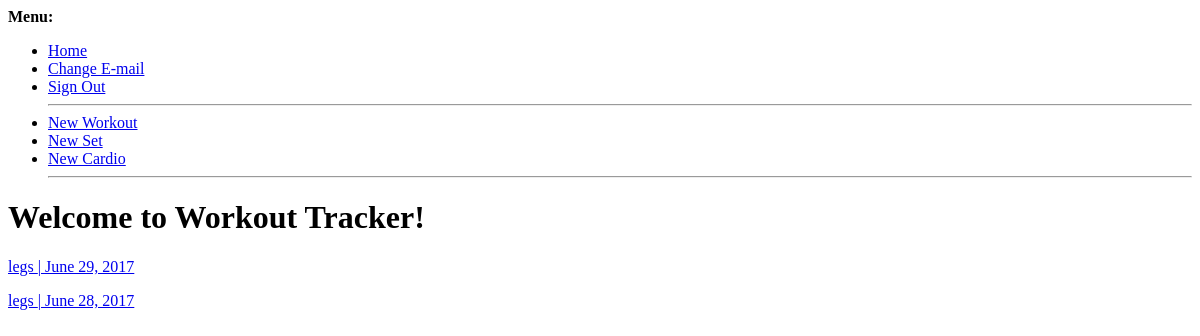
Before: / (signed in) with the older database file.
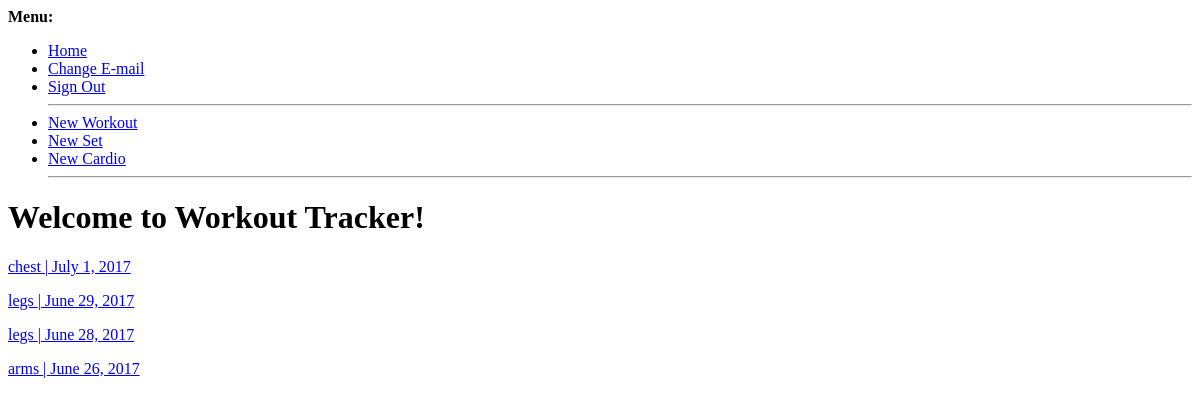
After: the same page with the newer database file.
### Fitness/models.py (models this page shows, shortened)
class Workout(models.Model):
	user = models.ForeignKey(User)
	date = models.DateField(default=timezone.now)
	theme = models.CharField(max_length=30, choices=BODY_PART_CHOICES, null=True, blank=True)
	notes = models.TextField(null=True, blank=True)
	class Meta:
		ordering = ['-date']

### Fitness/views.py (the view)
# urls.py: url(r'^$', home, name='home'),
def home(request):
	if not request.user.is_authenticated:
		return redirect(reverse('account_login'))
	context = {
		'workouts': Workout.objects.filter(user=request.user)
	}
	return render(request, 'home.html', context)

### Fitness/templates/home.html
{% extends 'base.html' %}
	{% block content %}
		<h1>Welcome to Workout Tracker!</h1>
		<div>
			{% for workout in workouts %}
			 <p><a href="{% url 'single_workout' workout_id=workout.id %}">
			 <p><a href="{% url 'cardio_set_form' workout_id=workout.id %}">{{workout.theme}}  |  {{workout.date}}</a></p>
			 {% empty %}
			 <p>You don't have any workouts yet.</p>
			 {% endfor %}
		</div>
	{% endblock content %}

Changed rows visible on the page:
added Workout: theme "chest", date "July 1, 2017"
added Workout: theme "arms", date "June 26, 2017"
